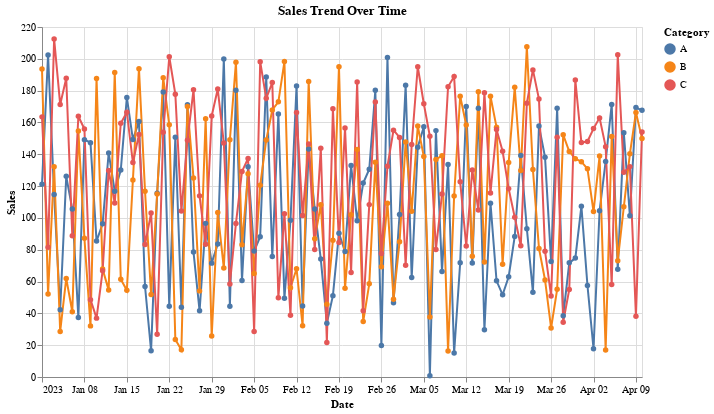

The code cell stored with this chart in its notebook:
### Markdown cell above
## 2️⃣ Basic Line Chart

We'll start with a simple **line chart** to visualize sales over time for each product category.

### Code cell
line_chart = (
    alt.Chart(data)
    .mark_line(point=True)
    .encode(
        x='Date:T',
        y='Sales:Q',
        color='Category:N',
        tooltip=['Category', 'Date', 'Sales']
    )
    .properties(
        title='Sales Trend Over Time',
        width=600,
        height=350
    )
)

line_chart

### Figure 1 — Vega-Lite specification as saved in the notebook (floating-point values rounded to 4 significant figures; data arrays with more than 128 entries replaced by an {"elided": "..."} marker saying what was removed)
{"config": {"view": {"continuousWidth": 300, "continuousHeight": 300}}, "data": {"name": "data-a52fcf2dda798e887bdbd702ddec08b1"}, "mark": {"type": "line", "point": true}, "encoding": {"color": {"field": "Category", "type": "nominal"}, "tooltip": [{"field": "Category", "type": "nominal"}, {"field": "Date", "type": "temporal"}, {"field": "Sales", "type": "quantitative"}], "x": {"field": "Date", "type": "temporal"}, "y": {"field": "Sales", "type": "quantitative"}}, "height": 350, "title": "Sales Trend Over Time", "width": 600, "$schema": "https://vega.github.io/schema/vega-lite/v5.20.1.json", "datasets": {"data-a52fcf2dda798e887bdbd702ddec08b1": {"elided": "300 records"}}}
